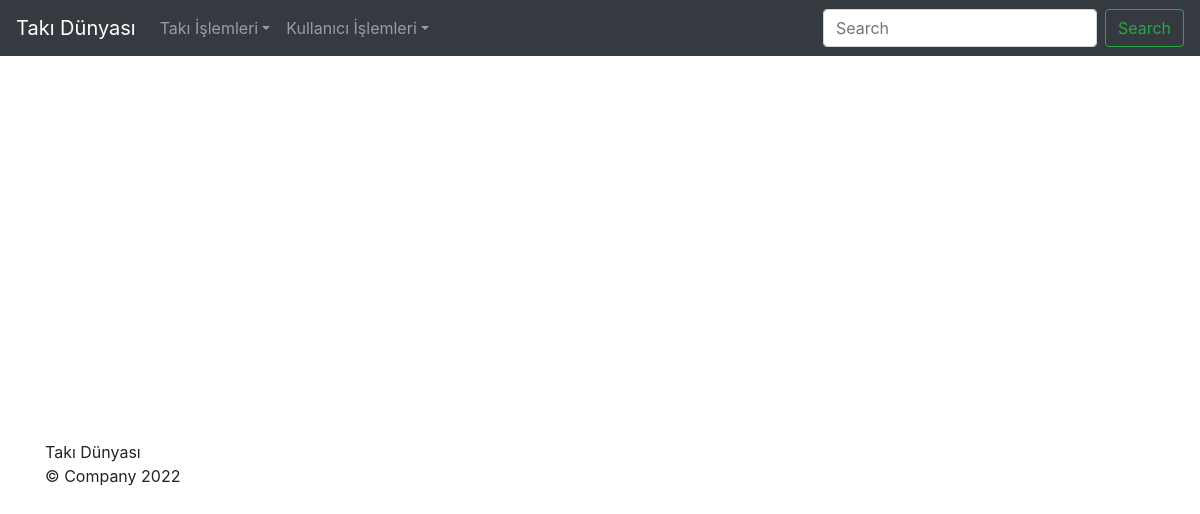
The app's page /jewelry_app/jewelries_home_page/jewelries/jewelries_list (signed in), older data.
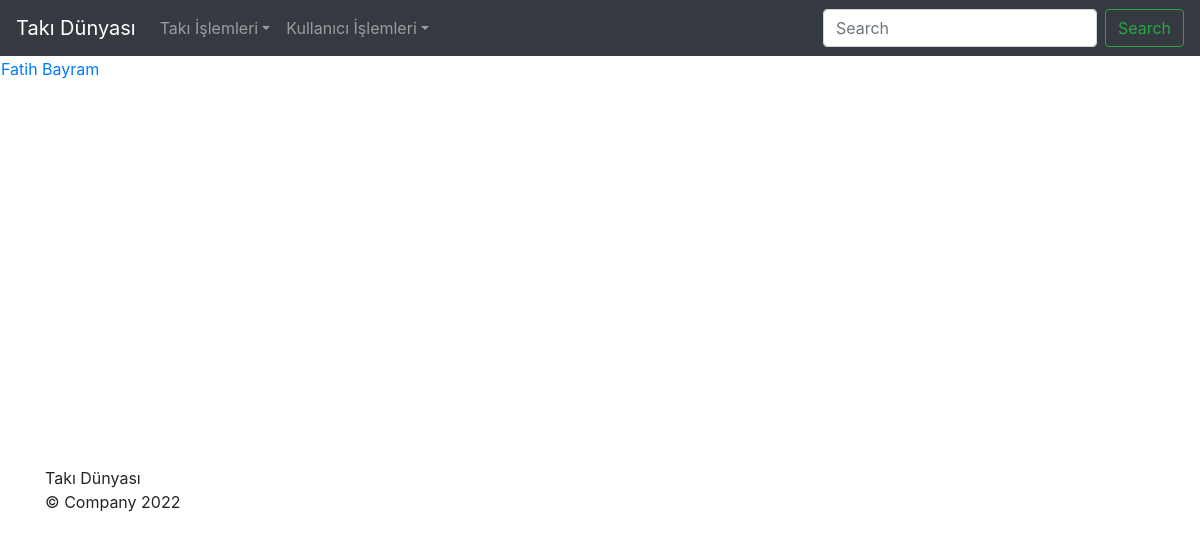
The same page, newer data.
### jewelry_app/models/jewelry.py (models this page shows, shortened)
class Jewelry(models.Model):
    name = models.CharField(verbose_name="İsim - Soyisim", max_length=50)
    price = models.PositiveSmallIntegerField(
        verbose_name="Takı Miktarı")
    jewelry_kind = models.CharField(verbose_name="Takı Türü", max_length=20)
    user = models.ForeignKey(User, verbose_name="Sahip",
                             on_delete=models.PROTECT)
    class Meta:
        db_table = "Takılar"

### jewelry_app/views/jewelry.py (the view)
# urls.py: path("jewelries_home_page/jewelries/jewelries_list",
@require_GET
def jewelries(request):
    queryset = Jewelry.objects.filter(user=request.user)
    content = {
        "jewelries": queryset
    }
    return render(request=request, template_name="jewelry_app/jewelries_list.html", context=content)

### templates/jewelry_app/jewelries_list.html (shortened to what this page needs)
{% load static %}
<!DOCTYPE html>
<html lang="en">
<head>
    <link href="{% static 'css/bootstrap.min.css' %}" rel="stylesheet">
    <link href="{% static 'css/jumbotron.css' %}" rel="stylesheet">
</head>
<table>
    {% for jewelry in jewelries %}
    <tr>
        <td>
            <a href="{% url 'jewelry-detail' jewelry.id %}">{{ jewelry.name }}</a>
        </td>
    </tr>
    {% endfor %}
</table>
<body>
    <nav class="navbar navbar-expand-md navbar-dark fixed-top bg-dark">
        <a class="navbar-brand" href="{% url 'jewelry-home-page' %}">Takı Dünyası</a>
        <div class="collapse navbar-collapse" id="navbarsExampleDefault">
            <ul class="navbar-nav mr-auto">
                <li class="nav-item dropdown">
                    <a class="nav-link dropdown-toggle" href="#" id="dropdown01" data-toggle="dropdown"
                        aria-haspopup="true" aria-expanded="false">Takı İşlemleri</a>
                </li>
                <li class="nav-item dropdown">
                    <a class="nav-link dropdown-toggle" href="#" id="dropdown01" data-toggle="dropdown"
                        aria-haspopup="true" aria-expanded="false">Kullanıcı İşlemleri</a>
                </li>
            </ul>
            <form class="form-inline my-2 my-lg-0">
                <input class="form-control mr-sm-2" type="text" placeholder="Search" aria-label="Search">
                <button class="btn btn-outline-success my-2 my-sm-0" type="submit">Search</button>
            </form>
        </div>
    </nav>
    <main role="main">
        <br><br><br><br><br><br><br><br><br><br><br><br><br><br><br><br>
        <div class="container">
            {% block content %}
            Takı Dünyası
            {% endblock %}
        </div>
    </main>
    <footer class="container">
        <p>&copy; Company 2022</p>
    </footer>
</body>
</html>

Row changes from the older to the newer data that the page shows:
added Jewelry: name "Fatih Bayram"
